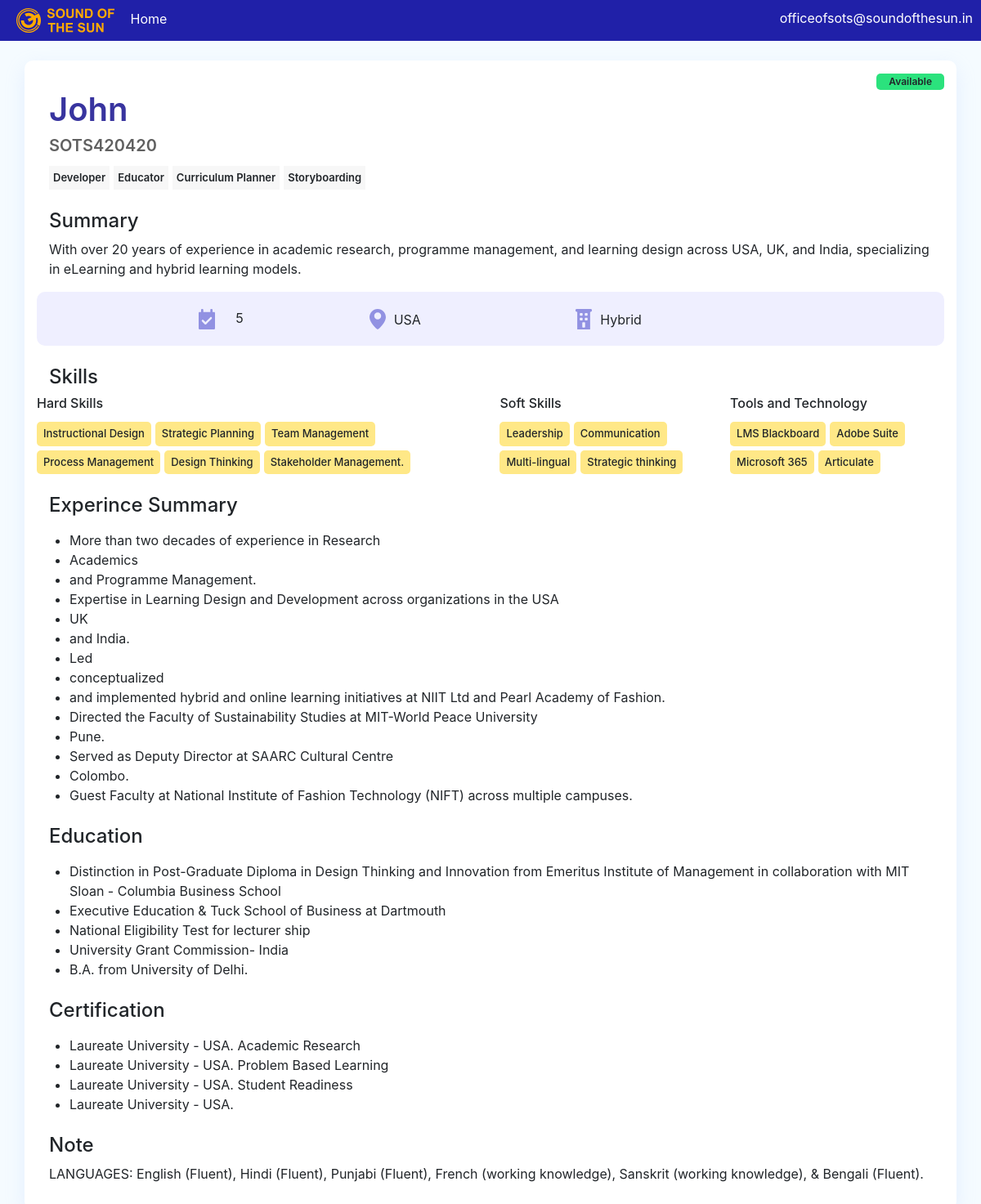
The app's page /individualIds/1/ with its own data.
### Candidate/models.py (models this page shows, shortened)
class CandidateUserTable(models.Model):
    STATUS_CHOICES = [
        ('Available', 'Available'),
        ('Immediate Start', 'Immediate Start'),
        ('Inactive', 'Inactive'),
    ]
    CUT_first_name = models.CharField(max_length=100)  # Store first names up to 100 characters
    CUT_candidate_id = models.CharField(max_length=50, unique=True)
    CUT_roles = models.ManyToManyField(RolesTable, through='CandidateRoleTable')# Unique ID for each candidate
    CUT_status = models.CharField(max_length=20, null=True, blank=True,choices=STATUS_CHOICES)# active/inactive for each candidate
    CUT_display_summary = models.TextField(max_length=250)  # Short summary of 250 characters
    CUT_years_of_experience = models.PositiveIntegerField()  # Non-negative integer for years of experience
    CUT_location = models.CharField(max_length=100)  # Store current location up to 100 characters
    CUT_work_mode = models.CharField(max_length=50)  # Type of work (e.g., full-time, part-time)
    CUT_work_type = models.CharField(max_length=50)  # Additional type field
    CUT_hard_skills = models.TextField()  # Store hard skills in a long text field
    CUT_soft_skills = models.TextField()  # Store soft skills in a long text field
    CUT_tools = models.TextField()  # Tools the candidate is familiar with
    CUT_tags = models.ManyToManyField(TagsTable, through='CandidateTagTable')  # Tools the candidate is familiar with
    CUT_experience = models.TextField()  # Detailed experience summary
    CUT_educational = models.TextField()  # Educational background summary
    CUT_certifications = models.TextField()  # List of certifications
    CUT_note = models.TextField(blank=True, null=True)  # Optional additional notes

class CandidateRoleTable(models.Model):
    CRT_userId = models.ForeignKey(CandidateUserTable, on_delete=models.CASCADE)
    CRT_roleId = models.ForeignKey(RolesTable, on_delete=models.CASCADE)

class RolesTable(models.Model):
    RT_roles = models.CharField(max_length=50, null=True, blank=True)

### Candidate/views.py (the view)
# urls.py: path('individualIds/<int:user_id>/',views.individualIds, name="individualIds"),
def individualIds(request, user_id):
    user = CandidateUserTable.objects.get(id=user_id)
    user_roles = CandidateRoleTable.objects.filter(CRT_userId=user)
    user_tags = CandidateTagTable.objects.filter(CTT_tags=user)
    if user.CUT_hard_skills:
        h_skills = [t.strip() for t in user.CUT_hard_skills.split(',')]
        formatted_hSkills = ''.join(f'<li>{hs}</li>' for hs in h_skills)
        user.hard_skills_formatted = formatted_hSkills
    else:
        user.hard_skills_formatted = ""
    if user.CUT_soft_skills:
        s_skills = [t.strip() for t in user.CUT_soft_skills.split(',')]
        formatted_sSkills = ''.join(f'<li>{ss}</li>' for ss in s_skills)
        user.soft_skills_formatted = formatted_sSkills
    else:
        user.soft_skills_formatted = ""
    if user.CUT_tools:
        tool = [t.strip() for t in user.CUT_tools.split(',')]
        formatted_tools = ''.join(f'<li>{t}</li>' for t in tool)
        user.tool_formatted = formatted_tools
    else:
        user.tool_formatted = ""
    if user.CUT_experience:
        tool = [t.strip() for t in user.CUT_experience.split(',')]
        formatted_exp = ''.join(f'<li>{e}</li>' for e in tool)
        user.exp_formatted = formatted_exp
    else:
        user.exp_formatted = ""
    if user.CUT_educational:
        tool = [t.strip() for t in user.CUT_educational.split(',')]
        formatted_edu = ''.join(f'<li>{ed}</li>' for ed in tool)
        user.edu_formatted = formatted_edu
    else:
        user.edu_formatted = ""
    if user.CUT_certifications:
        tool = [t.strip() for t in user.CUT_certifications.split(',')]
        formatted_cert = ''.join(f'<li>{c}</li>' for c in tool)
        user.cert_formatted = formatted_cert
    else:
        user.cert_formatted = ""
    context = {
        'user': user,
        'user_roles': user_roles,
        'user_tags': user_tags,
        'hard_skills_formatted': user.hard_skills_formatted,
        'soft_skills_formatted': user.soft_skills_formatted,
        'tool_formatted': user.tool_formatted,
        'exp_formatted': user.exp_formatted,
        'edu_formatted': user.edu_formatted,
        'cert_formatted': user.cert_formatted,
    }
    return render(request, "candidate/jobIndividualProfile.html", context)

### templates/candidate/jobIndividualProfile.html (shortened to what this page needs)
<!DOCTYPE html>
{% load static %}
<html lang="en">
<head>
<link rel="stylesheet" href="https://cdn.jsdelivr.net/npm/bootstrap@4.4.1/dist/css/bootstrap.min.css">
<link rel="stylesheet" type="text/css" href="{% static 'css/candidateStyle.css' %}">
</head>
<body style="background-color: rgb(245, 251, 255);">
<div class="cid-nav d-flex justify-content-between">
    <div>
    <img src="{% static 'images/logo.svg' %}" style="width: 120px;">
    <a href="https://www.soundofthesun.in/">Home</a>
    </div>
    <div>
        <a href="mailto:officeofsots@soundofthesun.in">officeofsots@soundofthesun.in</a>
    </div>
</div>
<br>
<div class="container candidatecard py-3">
    <div class="candidatecard-topmenu d-flex justify-content-end x">
        <div class="cidbadge-status">{{user.CUT_status}}</div>
    </div>
<div>
<h1 class="col-12 profile-name">{{user.CUT_first_name}}</h1>
<h4 class="col-12 profile-id">SOTS{{user.CUT_candidate_id}}</h4>
</div>
<div class="col profile-roles d-flex align-content-start flex-wrap">
    {% for i in user_roles %}
    <span class="profilebdg-roles"><li>{{i.CRT_roleId.RT_roles}}</li></span>
    {% endfor %}
</div>
    <div>
    <h4 class="col-12 mt-4">Summary</h4>
        <p class="col-12">{{user.CUT_display_summary}}</p>
    </div>
<div class="col-12 d-flex justify-content-center profile-preference x ">
    <div class="col-2"></div>
    <div class="x"><img class="profile-details-icon" src="{% static 'images/Icons-01.svg' %}"></div>
    <div class="col-2 profiled-details-text">{{user.CUT_years_of_experience}} </div>
    <div class="x"><img class="profile-details-icon" src="{% static 'images/Icons-02.svg' %}"></div>
    <div class="col profile-details-text">{{user.CUT_location}}</div>
    <div class="x"><img class="profile-details-icon" src="{% static 'images/Icons-03.svg' %}"></div>
    <div class="col profile-details-text">{{user.CUT_work_mode}}</div>
    <div class="col-2"></div>
  </div>
    <h4 class="col-12 mt-4">Skills</h4>
    <div class="profile-skills d-flex x">
    <div class="Col-4 x">
        <h6>Hard Skills</h6></n>
        <div class="d-flex align-content-start flex-wrap x">
            <span class="cidbadge-yellow">{{hard_skills_formatted|safe}}</span>
        </div>
    </div>
    <div class="Col-4 x">
        <h6>Soft Skills</h6></n>
        <div class="d-flex align-content-start flex-wrap">
            <span class="cidbadge-yellow">{{soft_skills_formatted|safe}}</span>
        </div>
    </div>
    <div class="Col-4">
        <h6>Tools and Technology</h6></n>
        <div class="d-flex align-content-start flex-wrap">
            <span class="cidbadge-yellow">{{tool_formatted|safe}}</span>
        </div>
    </div>
    </div>
    <div>
        <h4 class="col-12 mt-4">Experince Summary</h4>
        <p class="col-12"><ul>{{exp_formatted|safe}}</ul></p>
        </div>
    <div>
        <h4 class="col-12 mt-4">Education</h4>
        <p class="col-12"><ul>{{edu_formatted|safe}}</ul></p>
        </div>
    <div>
        <h4 class="col-12 mt-4">Certification</h4>
        <p class="col-12"><ul>{{cert_formatted|safe}}</ul></p>
        </div>
    <div>
        <h4 class="col-12 mt-4">Note</h4>
        <p class="col-12"><span>{{user.CUT_note}}</span></p>
        </div>
</div>
</body>
</html>

### Candidate/static/css/candidateStyle.css (style rules this page uses)
.cid-nav { background-color: #2020A8; padding: 10px; padding-left: 20px; }
.cid-nav img { display:inline-block; }
.cid-nav a { display:inline-block; color: rgb(255, 255, 255); margin-left: 15px; }
.candidatecard { background-color: #ffffff; border-radius: 10px; box-shadow: rgba(166, 191, 255, 0.2) 0px 8px 24px; }
.candidatecard-topmenu { height: 20px; }
.cidbadge-status { background-color: #2be27d; font: #242424; font-size: 12px; font-weight: 600; padding: 1px 15px; border-radius: 5px; }
.cidbadge-yellow li { list-style-type: none; display: inline-block; background-color: #ffe887; font: #242424; font-size: 13px; font-weight: 500; padding: 5px 8px; border-radius: 5px; margin-right: 5px; margin-top: 5px; }
.profile-name { color: #38349F; font-size: 40px; font-weight: 600; }
.profile-id { color: #606060; font-size: 20px; font-weight: 600; }
.profile-roles { margin-bottom: 15px; }
.profile-skills { margin-bottom: 20px; }
.profile-preference { background-color: #efefff; padding: 20px 20px; border-radius: 10px; border-width: 2px; border-color: #38349F; }
.profile-details-icon { height: 25px; margin-right: 10px; }
.profile-details-text { padding-left: 0px; padding-top: 2px; }
.profilebdg-roles li { list-style-type: none; display: inline-block; font: #242424; font-size: 13px; font-weight: 600; padding: 0px 10px 0px 1px; margin-right: 5px; margin-top: 5px; background-color: #f7f7f7; padding: 5px; }
.x { border: 0px solid red; }

### records on screen
CandidateUserTable: CUT_status "Available", CUT_first_name "John", CUT_candidate_id "420420", CUT_display_summary "With over 20 years of experience in academic research, programme management, and learning design across USA, UK, and India, specializing in eLearning and hybrid learning models.", CUT_years_of_experience "5", CUT_location "USA", CUT_work_mode "Hybrid", CUT_note "LANGUAGES: English (Fluent), Hindi (Fluent), Punjabi (Fluent), French (working knowledge), Sanskrit (working knowledge), & Bengali (Fluent)."
CandidateRoleTable: CRT_roleId.RT_roles "Developer"
CandidateRoleTable: CRT_roleId.RT_roles "Educator"
CandidateRoleTable: CRT_roleId.RT_roles "Curriculum Planner"
CandidateRoleTable: CRT_roleId.RT_roles "Storyboarding"

### other values on screen
{{ hard_skills_formatted|safe }} "Instructional Design Strategic Planning Team Management Process Management Design Thinking Stakeholder Management."
{{ soft_skills_formatted|safe }} "Leadership Communication Multi-lingual Strategic thinking"
{{ tool_formatted|safe }} "LMS Blackboard Adobe Suite Microsoft 365 Articulate"
{{ cert_formatted|safe }} "Laureate University - USA. Academic Research Laureate University - USA. Problem Based Learning Laureate University - USA. Student Readiness Laureate University - USA."
